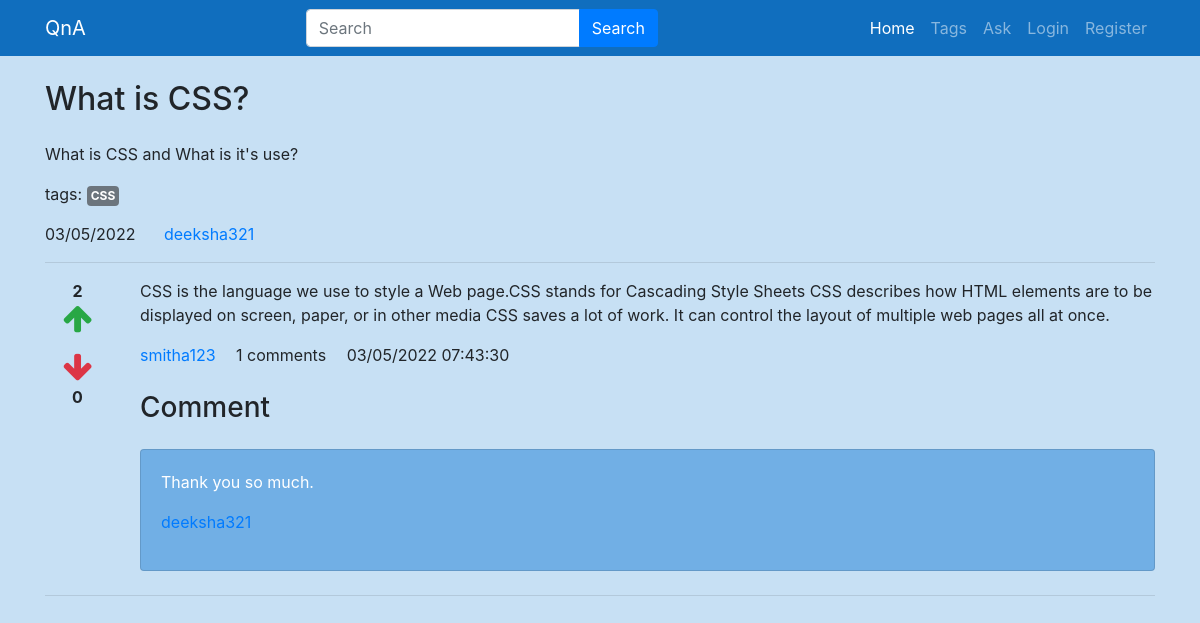
Screenshot of /detail/24 with the database file from the repository.
### main/models.py (models this page shows, shortened)
class Question(models.Model):
    user=models.ForeignKey(CustomUser,on_delete=models.CASCADE)
    title=models.CharField(max_length=300)
    detail=models.TextField()
    tags=models.TextField(default='')
    add_time=models.DateTimeField(auto_now_add=True)

class CustomUser(AbstractUser):
    bio=models.TextField()
    location=models.CharField(max_length=200)

class Answer(models.Model):
    question=models.ForeignKey(Question,on_delete=models.CASCADE)
    user=models.ForeignKey(CustomUser,on_delete=models.CASCADE)
    detail=models.TextField()
    add_time=models.DateTimeField(auto_now_add=True)

class Comment(models.Model):
    answer=models.ForeignKey(Answer,on_delete=models.CASCADE)
    user=models.ForeignKey(CustomUser,on_delete=models.CASCADE,related_name='comment_user')
    comment=models.TextField(default='')
    add_time=models.DateTimeField(auto_now_add=True)

### main/views.py (the view, shortened to what this page needs)
# urls.py: path('detail/<int:id>',views.detail,name='detail'),
def detail(request,id):
    quest=Question.objects.get(pk=id)
    tags=quest.tags.split(',')
    answers=Answer.objects.filter(question=quest)
    answerform=AnswerForm
    return render(request,'detail.html',{
        'quest':quest,
        'tags':tags,
        'answers':answers,
        'answerform':answerform
    })

### main/templates/detail.html (shortened to what this page needs)
{% extends 'base.html' %}
{% load static %}
{% load humanize %}
{% block content %}
    <div class="container" >
        <h2 class="my-4">{{quest.title}}</h2>
        <p>{{quest.detail}}</p>
        <p>
            tags:
            {% for tag in tags %}
            <a href="/tag/{{tag|slugify}}" class="badge badge-secondary p-1">{{tag}}</a>
            {% endfor %}
        </p>
        <p>
            <span class="mr-4">{{quest.add_time|date:'d/m/Y'}}</span>
            <a href="#">{{quest.user.username}}</a>
        </p>
        <hr/>
        {% for answer in answers %}
        <div class="row">
            <div class="col-1" style="text-align: center;">
                <div class="upvote">
                    <strong class="upvote-count-{{answer.id}}">{{answer.upvote_set.count}}</strong><br/>
                    <span class="text-success">
                        <i class="fa fa-arrow-up fa-2x upvote-click" data-answer="{{answer.id}}"></i>
                    </span>
                </div>
                <div class="downvote mt-3">
                    <span class="text-danger">
                        <i class="fa fa-arrow-down fa-2x downvote-click" data-answer="{{answer.id}}"></i>
                    </span><br/>
                    <strong class="downvote-count-{{answer.id}}">{{answer.downvote_set.count}}</strong>
                </div>
            </div>
            <div class="col-11">
                <p>
                    {{ answer.detail }}
                </p>
                <p>
                    <a href="#" class="mr-3">{{answer.user.username}}</a>
                    <span class="mr-3"><span class="comment-count-{{answer.id}}">{{answer.comment_set.count}}</span> comments</span>
                    <span>{{answer.add_time|date:'d/m/Y h:i:s'}}</span>
                </p>
                <h3 class="my-4">Comment</h3>
                <div class="comment-wrapper-{{answer.id}}" >
                    {% for comment in answer.comment_set.all %}
                    <div class="card mb-2" style="color:white;background-color:#71afe5;">
                        <div class="card-body">
                            <p>{{comment.comment}}</p>
                            <p>
                                <a href="#">{{comment.user.username}}</a>
                            </p>
                        </div>
                    </div>
                    {% endfor %}
                </div>
            </div>
        </div>
        <hr/>
        {% endfor %}
    </div>
{% endblock %}

### rows the page displays
Question: title "What is CSS?", detail "What is CSS and What is it's use?", tags "CSS", add_time "03/05/2022", user.username "deeksha321"
Answer: upvote_set.count "2", downvote_set.count "0", detail "CSS is the language we use to style a Web page.CSS stands for Cascading Style Sheets CSS describes how HTML elements are to be displayed on screen, paper, or in other media CSS saves a lot of work. It can control the layout of multiple web pages all at once.", user.username "smitha123", comment_set.count "1", add_time "03/05/2022 07:43:30"
Comment: comment "Thank you so much.", user.username "deeksha321"
